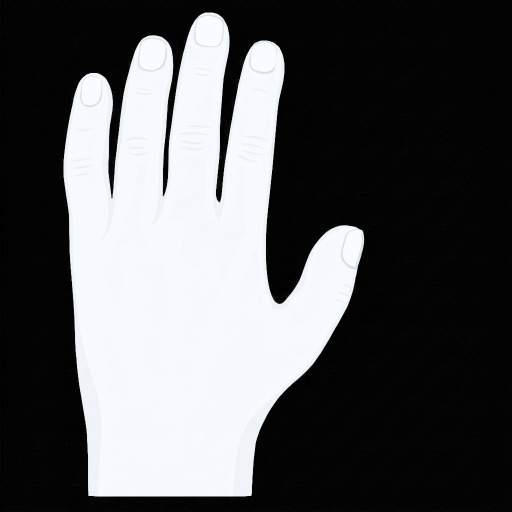
#> input picture assets/hands-3d/base-1.jpg, 1024 x 1024 px (shown at 1/2 size)
$ python -i hand-photo.py   (imports and definitions only)
#> lines starting #> are read from the running program, lines starting #| are printed output that depends on the picture; after the words box and inside, x2 and y2 are one past the last pixel; in counts of white or black regions, pixels touching at a corner belong together
#> further down, picture is the input picture: PIL image 1024x1024 RGB; mean R, G, B 88.2, 89.2, 91
#!/usr/bin/env python
# -*- coding: utf-8 -*-
"""
scripts/hand-photo.py — đưa một ảnh chụp bàn tay thật vào bàn phím của TypingEase (hands.js).

Cách chụp ảnh đầu vào:
  - Đặt hai bàn tay lên một tờ giấy / mặt bàn TRẮNG TRƠN, tư thế gõ 10 ngón (ngón cong nhẹ, đầu
    ngón cách nhau chừng một phím), hai tay cách nhau độ một bàn tay. KHÔNG có bàn phím trong ảnh.
  - Điện thoại giữ thẳng phía trên, chụp vuông góc xuống, cổ tay ở mép dưới ảnh, ngón chỉ lên.
  - Ánh sáng đều, tránh bóng đổ đậm xuống nền (bóng nhạt thì script chịu được).

Bước 1 — tách nền, cắt hai tay, thu nhỏ, kẻ lưới để đo:
    python scripts/hand-photo.py cut anh-tay.jpg [--width 460] [--out assets/hands]
  → assets/hands/left.webp, right.webp (nền trong suốt) và assets/hands/left-grid.png, right-grid.png
    (cùng ảnh, có lưới 20px đánh số) để đọc toạ độ đầu ngón.

Bước 2 — ghi toạ độ đầu ngón (đơn vị: pixel trong ảnh ĐÃ THU NHỎ, đọc từ ảnh lưới) vào một JSON:
    { "left":  { "LP": [x, y], "LR": [x, y], "LM": [x, y], "LI": [x, y], "LT": [x, y] },
      "right": { "RI": [x, y], "RM": [x, y], "RR": [x, y], "RP": [x, y], "RT": [x, y] } }
  rồi:
    python scripts/hand-photo.py anchors tips.json [--out assets/hands] [--hands hands.js]
  → ghi lại khối `>>> HAND_PHOTOS … <<< HAND_PHOTOS` trong hands.js (kích thước ảnh đọc từ file PNG).

Chỉ cần Pillow (pip install pillow). Không đụng tới thứ gì khác trong repo.
"""
import argparse, io, json, os, re, sys

# [2 lines not run here, left out]

try:
    from PIL import Image, ImageDraw, ImageFilter
except ImportError:  # pragma: no cover
    sys.exit('Cần Pillow: pip install pillow')

ROOT = os.path.dirname(os.path.dirname(os.path.abspath(__file__)))
CODES = {'left': ['LP', 'LR', 'LM', 'LI', 'LT'], 'right': ['RI', 'RM', 'RR', 'RP', 'RT']}


# --- bước 1: tách nền + cắt -------------------------------------------------------------------
def near_white_mask(image, threshold=225, spread=28):
    """Ảnh 'L' 255 ở pixel gần trắng (sáng và ít màu), 0 ở chỗ còn lại."""
#> called with threshold = 225, spread = 28
    rgb = image.convert('RGB')
    width, height = rgb.size
#> width = 1024; height = 1024
    mask = Image.new('L', (width, height), 0)
#> mask: PIL image 1024x1024 L; every value is 0
    src = rgb.load()
    dst = mask.load()
    for y in range(height):
        for x in range(width):
            r, g, b = src[x, y]
            lo, hi = min(r, g, b), max(r, g, b)
            if lo >= threshold and hi - lo <= spread:
                dst[x, y] = 255
    return mask


def background_alpha(image):
    """Alpha: nền = vùng gần-trắng NỐI với viền ảnh (flood fill từ bốn góc + giữa các cạnh), nên
    điểm sáng trên móng hay khớp ngón (không nối với viền) vẫn được giữ."""
    mask = near_white_mask(image)
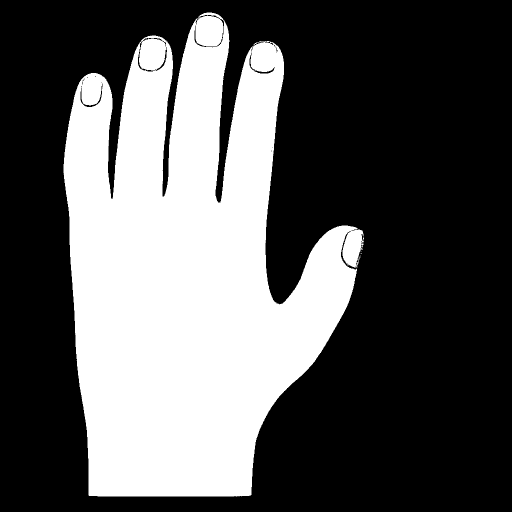
#> mask: PIL image 1024x1024 L (shown at 1/2 size); 34.8% white; 7 white regions (6 under 20 px), largest, box (x1, y1, x2, y2) and area: (127, 25, 728, 993) 365221
    width, height = mask.size
#> width = 1024; height = 1024
    seeds = [(0, 0), (width - 1, 0), (0, height - 1), (width - 1, height - 1),
             (width // 2, 0), (0, height // 2), (width - 1, height // 2)]
    px = mask.load()
    for seed in seeds:
        if px[seed] == 255:
            ImageDraw.floodfill(mask, seed, 128)
    alpha = mask.point(lambda v: 0 if v == 128 else 255)
#> alpha: PIL image 1024x1024 L; every value is 255
    # co 1px rồi làm mềm mép để không còn quầng trắng quanh ngón
    alpha = alpha.filter(ImageFilter.MinFilter(3)).filter(ImageFilter.GaussianBlur(0.8))
    return alpha


# [18 lines left out: function split_columns, not called in this run]


def crop_alpha(image):
    bbox = image.getchannel('A').getbbox()
    return image.crop(bbox) if bbox else image


# [85 lines left out: functions draw_grid, cut, anchors, main, not called in this run]


# [2 lines not run here, left out]

>>> from PIL import Image
>>> picture = Image.open('../assets/hands-3d/base-1.jpg')
>>> result = background_alpha(picture)
